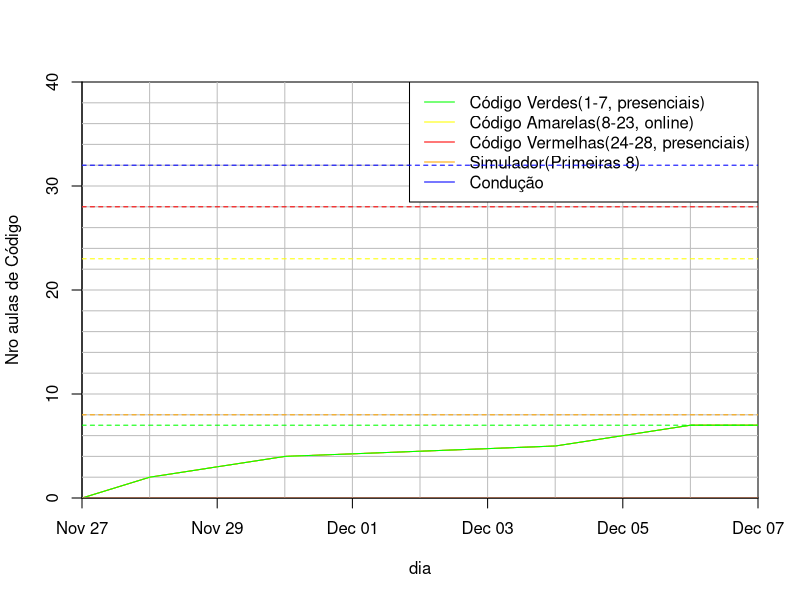

The R script that drew this image:
df <- read.csv(file.path("data", "aulas.csv"))

dias <- as.Date(df$dia)
codigo_verdes <- cumsum(df$codigo_verdes)
codigo_amarelas <- codigo_verdes + cumsum(df$codigo_amarelas)
codigo <- codigo_amarelas + cumsum(df$codigo_vermelhas)
simulador <- cumsum(df$simulador)
conducao <- simulador + cumsum(df$conducao)

diff_dias <- as.numeric(difftime(max(dias), min(dias), unit = "days"))


png("progresso.png",
  width = 8,
  height = 8,
  units = "cm",
  res = 2048,
  pointsize = 4
)
plot(dias, codigo,
  type = "l", ylim = c(0, 40), xaxs = "i", yaxs = "i",
  xlab = "dia", ylab = "Nro aulas de Código", lty = 1,
  col = "red"
)
grid(
  nx = diff_dias, ny = 20,
  lty = 1,
  col = "gray",
  lwd = 1
)
lines(dias, codigo_amarelas, col = "yellow")
lines(dias, codigo_verdes, col = "green")
lines(dias, conducao, col = "blue")
lines(dias, simulador, col = "orange")
legend(
  x = "topright",
  legend = c(
    "Código Verdes(1-7, presenciais)",
    "Código Amarelas(8-23, online)",
    "Código Vermelhas(24-28, presenciais)",
    "Simulador(Primeiras 8)",
    "Condução"
  ),
  col = c("green", "yellow", "red", "orange", "blue"),
  lty = 1,
  lwd = 1
)
abline(h = 32, col = "blue", lty = 2)
abline(h = 28, col = "red", lty = 2)
abline(h = 23, col = "yellow", lty = 2)
abline(h = 8, col = "orange", lty = 2)
abline(h = 7, col = "green", lty = 2)
